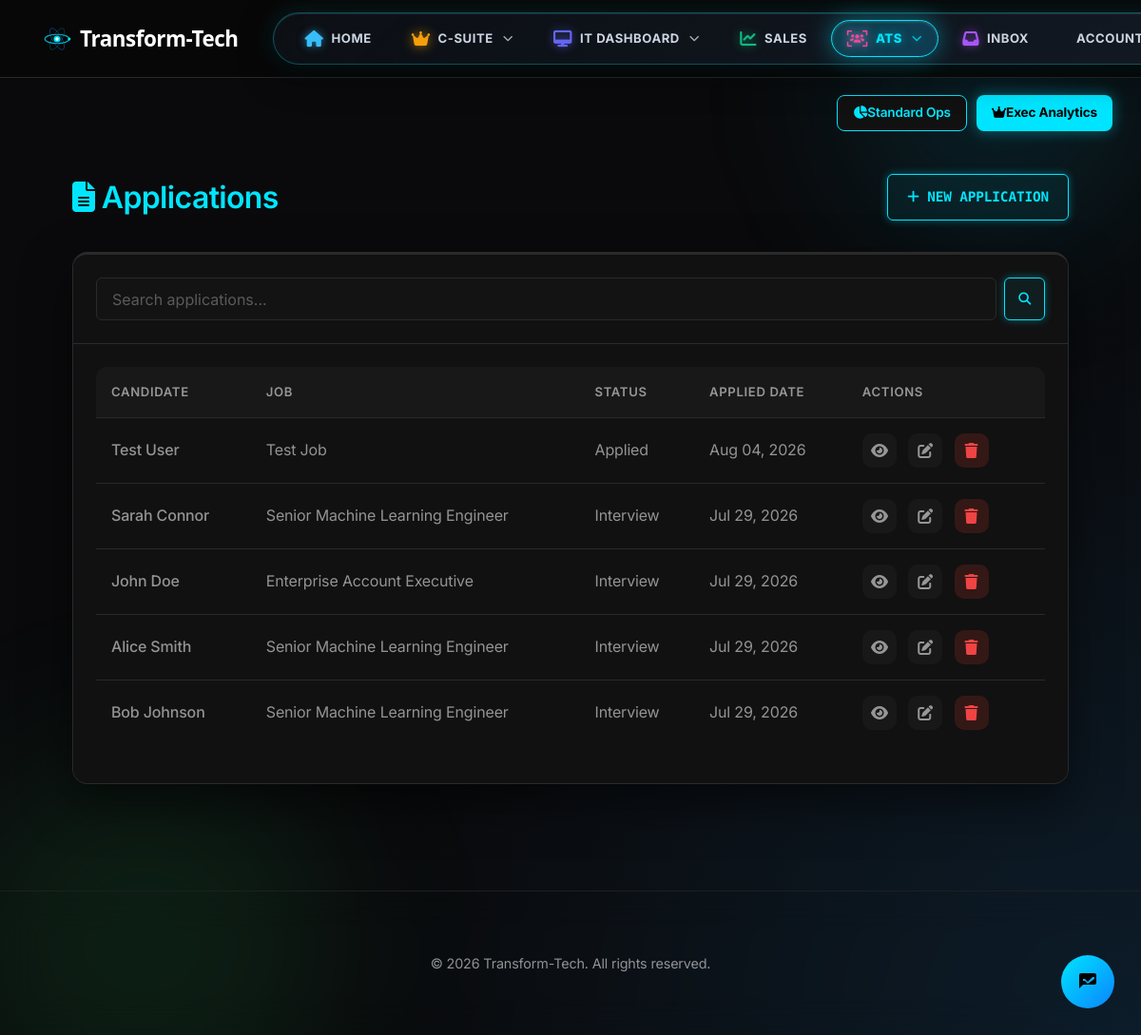
The page /applications/ (signed in) on the database its author committed.
### tracking_app/models.py (models this page shows, shortened)
class Application(models.Model):
    STATUS_APPLIED = 'applied'
    STATUS_SCREENING = 'screening'
    STATUS_INTERVIEW = 'interview'
    STATUS_OFFER = 'offer'
    STATUS_HIRED = 'hired'
    STATUS_REJECTED = 'rejected'
    STATUS_WITHDRAWN = 'withdrawn'
    STATUS_CHOICES = [
        (STATUS_APPLIED, 'Applied'),
        (STATUS_SCREENING, 'Screening'),
        (STATUS_INTERVIEW, 'Interview'),
        (STATUS_OFFER, 'Offer'),
        (STATUS_HIRED, 'Hired'),
        (STATUS_REJECTED, 'Rejected'),
        (STATUS_WITHDRAWN, 'Withdrawn'),
    ]
    candidate = models.ForeignKey(Candidate, on_delete=models.CASCADE, related_name='applications')
    job = models.ForeignKey(Job, on_delete=models.CASCADE, related_name='applications')
    applied_date = models.DateField(auto_now_add=True)
    status = models.CharField(max_length=20, choices=STATUS_CHOICES, default=STATUS_APPLIED)
    notes = models.TextField(blank=True, null=True)
    user = models.ForeignKey('User', on_delete=models.CASCADE, related_name='applications', null=True)
    tenant = models.ForeignKey('Tenant', on_delete=models.SET_NULL, null=True, blank=True, related_name='applications')
    def get_status_display(self):
        return dict(self.STATUS_CHOICES)[self.status]
    def get_status_color(self):
        status_colors = {
            self.STATUS_APPLIED: 'primary',
            self.STATUS_SCREENING: 'info',
            self.STATUS_INTERVIEW: 'warning',
            self.STATUS_OFFER: 'success',
            self.STATUS_HIRED: 'success',
            self.STATUS_REJECTED: 'danger',
            self.STATUS_WITHDRAWN: 'secondary',
        }
        return status_colors.get(self.status, 'secondary')

class Candidate(models.Model):
    first_name = models.CharField(max_length=255)
    last_name = models.CharField(max_length=255)
    email = models.EmailField(unique=True)
    phone = models.CharField(max_length=20, blank=True, null=True)
    resume = models.TextField(blank=True, null=True) # Storing resume content or path
    application_date = models.DateField(auto_now_add=True)
    user = models.ForeignKey('User', on_delete=models.CASCADE, related_name='candidates', null=True)
    tenant = models.ForeignKey('Tenant', on_delete=models.CASCADE, null=True, blank=True, related_name='%(class)ss')
    @property
    def full_name(self):
        return f"{self.first_name} {self.last_name}"

class Job(models.Model):
    JOB_TYPE_CHOICES = [
        ('full-time', 'Full-time'),
        ('part-time', 'Part-time'),
        ('contract', 'Contract'),
        ('temporary', 'Temporary'),
        ('internship', 'Internship'),
    ]
    STATUS_CHOICES = [
        ('active', 'Active'),
        ('filled', 'Filled'),
        ('expired', 'Expired'),
        ('draft', 'Draft'),
    ]
    title = models.CharField(max_length=255)
    company = models.CharField(max_length=255, default='Transform-Tech')
    department = models.CharField(max_length=255, blank=True, null=True)
    description = models.TextField()
    requirements = models.TextField(blank=True, null=True, help_text="List job requirements and qualifications")
    benefits = models.TextField(blank=True, null=True, help_text="List benefits and perks offered")
    location = models.CharField(max_length=255, blank=True, null=True)
    salary = models.CharField(max_length=100, blank=True, null=True, help_text="Salary range or compensation details")
    job_type = models.CharField(max_length=20, choices=JOB_TYPE_CHOICES, default='full-time')
    skills = models.CharField(max_length=500, blank=True, null=True, help_text="Comma-separated list of required skills")
    experience = models.CharField(max_length=100, blank=True, null=True, help_text="Required experience level")
    status = models.CharField(max_length=20, choices=STATUS_CHOICES, default='active')
    custom_data = models.JSONField(default=dict, blank=True, null=True)
    custom_data = models.JSONField(default=dict, blank=True, null=True)
    created_at = models.DateTimeField(auto_now_add=True)
    posting_date = models.DateField(auto_now_add=True)
    deadline = models.DateField(null=True, blank=True, help_text="Application deadline")
    user = models.ForeignKey('User', on_delete=models.CASCADE, related_name='jobs', null=True)
    tenant = models.ForeignKey('Tenant', on_delete=models.CASCADE, null=True, blank=True, related_name='%(class)ss')

### tracking_app/views.py (the view)
# urls.py: path('applications/', views.ApplicationListView.as_view(), name='application-list'),
class ApplicationListView(LoginRequiredMixin, JobSeekerRestrictedMixin, ListView):
    model = Application
    template_name = 'tracking_app/application_list.html'
    context_object_name = 'applications'
    ordering = ['-applied_date']
    paginate_by = 10
    def get_queryset(self):
        queryset = super().get_queryset()
        search_query = self.request.GET.get('search', '')
        if search_query:
            queryset = queryset.filter(
                candidate__first_name__icontains=search_query) | \
                queryset.filter(candidate__last_name__icontains=search_query) | \
                queryset.filter(job__title__icontains=search_query)
        return queryset

### tracking_app/models.py (called while the page is built)
    @property
    def is_jobseeker(self):
        return self.role == self.ROLE_JOBSEEKER

    @property
    def is_it_agent(self):
        return self.is_staff or self.can_view_it or self.role in [self.ROLE_ADMIN, self.ROLE_IT, 'it_admin']

    @property
    def is_it_admin(self):
        return self.is_superuser or self.can_view_it or self.role in [self.ROLE_ADMIN, 'it_admin']

### tracking_app/views.py (called while the page is built)
def add_global_context(request):
    context = {}
    if request.user.is_authenticated:
        unread_notifications_count = Notification.objects.filter(
            recipient=request.user,
            is_read=False
        ).count()
        context['unread_notifications_count'] = unread_notifications_count
    return context

    def test_func(self):
        return not self.request.user.is_jobseeker or self.request.user.is_admin_role or self.request.user.is_staff

### tracking_app/templates/tracking_app/application_list.html (shortened to what this page needs)
{% extends 'tracking_app/base.html' %}
{% block content %}
<div class="page-header">
    <h2 class="page-title">
        <i class="fas fa-file-alt"></i> Applications
    </h2>
    <a href="{% url 'application-create' %}" class="btn">
        <i class="fas fa-plus"></i> New Application
    </a>
</div>
<div class="card">
    <div class="card-header">
        <form method="GET" class="search-form">
            <div class="input-group">
                <input
                    type="text"
                    name="search"
                    placeholder="Search applications..."
                    value="{{ request.GET.search|default:'' }}"
                    class="form-control"
                >
                <button type="submit" class="btn btn-sm">
                    <i class="fas fa-search"></i>
                </button>
            </div>
        </form>
    </div>
    <div class="card-body">
        {% if applications %}
            <div class="table-responsive">
                <table class="table">
                    <thead>
                        <tr>
                            <th>Candidate</th>
                            <th>Job</th>
                            <th>Status</th>
                            <th>Applied Date</th>
                            <th>Actions</th>
                        </tr>
                    </thead>
                    <tbody>
                        {% for application in applications %}
                        <tr>
                            <td>
                                <a href="{% url 'candidate-detail' application.candidate.id %}" style="font-weight: 500; color: var(--accent-color);">
                                    {{ application.candidate.full_name }}
                                </a>
                            </td>
                            <td>
                                <a href="{% url 'job-detail' application.job.id %}" style="color: var(--accent-color);">
                                    {{ application.job.title }}
                                </a>
                            </td>
                            <td>
                                <span class="badge badge-{{ application.get_status_color }}">
                                    {{ application.get_status_display }}
                                </span>
                            </td>
                            <td>{{ application.applied_date|date:"M d, Y" }}</td>
                            <td>
                                <div class="btn-group">
                                    <a href="{% url 'application-detail' application.id %}" class="btn-icon" title="View Details">
                                        <i class="fas fa-eye"></i>
                                    </a>
                                    <a href="{% url 'application-update' application.id %}" class="btn-icon" title="Edit Application">
                                        <i class="fas fa-edit"></i>
                                    </a>
                                    <a href="{% url 'application-delete' application.id %}" class="btn-icon btn-danger" title="Delete Application">
                                        <i class="fas fa-trash"></i>
                                    </a>
                                </div>
                            </td>
                        </tr>
                        {% endfor %}
                    </tbody>
                </table>
            </div>
        {% endif %}
    </div>
</div>
{% endblock %}

### rows shown on the page
Application: candidate.full_name "Test User", job "Test Job", status "Applied", applied_date "Aug 04, 2026"
Application: candidate.full_name "Sarah Connor", job "Senior Machine Learning Engineer", status "Interview", applied_date "Jul 29, 2026"
Application: candidate.full_name "John Doe", job "Enterprise Account Executive", status "Interview", applied_date "Jul 29, 2026"
Application: candidate.full_name "Alice Smith", job "Senior Machine Learning Engineer", status "Interview", applied_date "Jul 29, 2026"
Application: candidate.full_name "Bob Johnson", job "Senior Machine Learning Engineer", status "Interview", applied_date "Jul 29, 2026"
